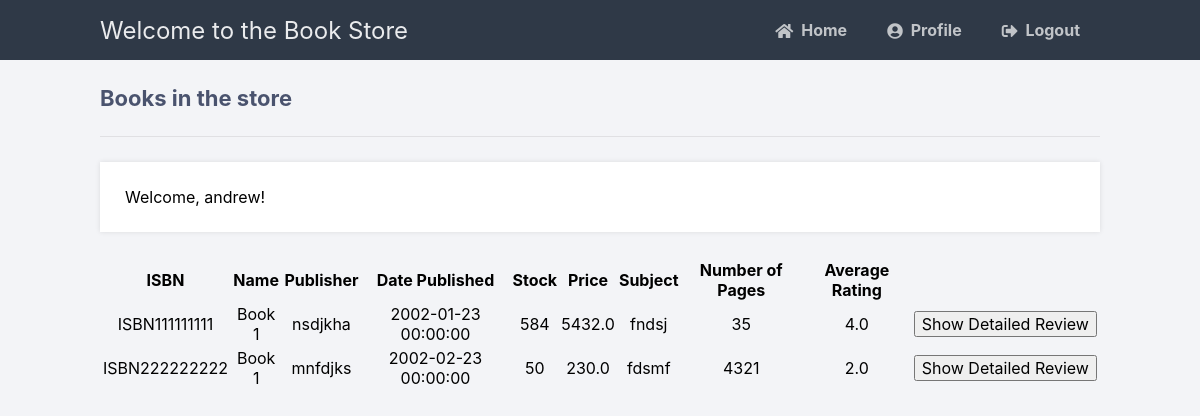
/displayAllBooks (signed in), run on the app's committed database.
### tables this page shows
CREATE TABLE bookData (
            ISBN TEXT PRIMARY KEY,
            name TEXT,
            language TEXT,
            publisher text,
            date DATETIME,
            stock INT,
            price float,
            subject TEXT,
            noOfPages INT
            );

### main.py (the view)
@app.route('/displayAllBooks', methods=['GET', 'POST'])
def displayAllBooks():
    if 'loggedin' in session and (session['type'] == 1 or session['type'] == 0):
        msg = ''
        if request.method == 'GET':
            with sql.connect("Book.db") as con:
                cursor = con.cursor()
                cursor = con.cursor()
                cursor.execute("SELECT bookData.*, AVG(score) FROM bookData LEFT JOIN (SELECT Author.authorID, name, ISBN FROM writtenBy LEFT JOIN Author ON writtenBy.authorID=Author.authorID) AS A ON bookData.ISBN=A.ISBN LEFT JOIN Review ON bookData.ISBN = Review.ISBN GROUP BY bookData.ISBN  ORDER BY bookData.date")
                book = cursor.fetchall()
                if not book:
                    msg = 'There are no books in the store!'
                else:
                    print(book)
                    return render_template('displayAllBooks.html', data=book, username=session['username'])
    return redirect(url_for('login'))

### templates/displayAllBooks.html (shortened to what this page needs)
{% extends 'layout.html' %}
{% block content %}
<h2>Books in the store</h2>
<p>Welcome, {{ username }}!</p>
<table>
    <thead>
      <tr>
          <th>ISBN</th>
          <th>Name</th>
          <th>Publisher</th>
          <th>Date Published</th>
          <th>Stock</th>
          <th>Price</th>
          <th>Subject</th>
          <th>Number of Pages</th>
          <th>Average Rating</th>
          <th></th>
      </tr>
      </thead>
      <tbody>
       {% for item in data %}
       <form action="{{ url_for('displayReview') }}" method="get" autocomplete="off">
              <tr>
                  <td style="text-align:center">{{item[0]}}</td>
                  <td style="text-align:center">{{item[1]}}</td>
                  <td style="text-align:center">{{item[3]}}</td>
                  <td style="text-align:center">{{item[4]}}</td>
                  <td style="text-align:center">{{item[5]}}</td>
                  <td style="text-align:center">{{item[6]}}</td>
                  <td style="text-align:center">{{item[7]}}</td>
                  <td style="text-align:center">{{item[8]}}</td>
                  <td style="text-align:center">{{item[9]}}</td>
                  <td><input type="submit" value="Show Detailed Review">
              </tr>
            </form>
          {% endfor %}
      </tbody>
  </table>
{% endblock %}

### static/style.css (style rules this page uses)
* { box-sizing: border-box; font-family: -apple-system, BlinkMacSystemFont, "segoe ui", roboto, oxygen, ubuntu, cantarell, "fira sans", "droid sans", "helvetica neue", Arial, sans-serif; font-size: 16px; -webkit-font-smoothing: antialiased; -moz-osx-font-smoothing: grayscale; }
body { background-color: #758283; margin: 0; }
body.loggedin { background-color: #f3f4f7; }
.content h2 { margin: 0; padding: 25px 0; font-size: 22px; border-bottom: 1px solid #e0e0e3; color: #4a536e; }
.content > p, .content > div { box-shadow: 0 0 5px 0 rgba(0, 0, 0, 0.1); margin: 25px 0; padding: 25px; background-color: #fff; }

### data on the page
bookData: ISBN "ISBN111111111", name "Book 1", publisher "nsdjkha", date "2002-01-23 00:00:00", stock "584", price "5432.0", subject "fndsj", noOfPages "35", item "4.0"
bookData: ISBN "ISBN222222222", name "Book 1", publisher "mnfdjks", date "2002-02-23 00:00:00", stock "50", price "230.0", subject "fdsmf", noOfPages "4321", item "2.0"

### other printed values
{{ username }} "andrew"
